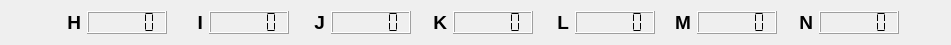
   <widget class="QWidget" name="horizontalLayoutWidget_5">
    <property name="geometry">
     <rect>
      <x>410</x>
      <y>420</y>
      <width>951</width>
      <height>41</height>
     </rect>
    </property>
    <layout class="QHBoxLayout" name="horizontalLayout_10">
     <item>
      <layout class="QHBoxLayout" name="horizontalLayout_12">
       <item>
        <layout class="QHBoxLayout" name="horizontalLayout_13">
         <item>
          <layout class="QHBoxLayout" name="horizontalLayout_6">
           <item>
            <widget class="QLabel" name="label_6">
             <property name="minimumSize">
              <size>
               <width>30</width>
               <height>0</height>
              </size>
             </property>
             <property name="maximumSize">
              <size>
               <width>30</width>
               <height>80</height>
              </size>
             </property>
             <property name="font">
              <font>
               <pointsize>14</pointsize>
               <weight>75</weight>
               <bold>true</bold>
              </font>
             </property>
             <property name="text">
              <string>H</string>
             </property>
             <property name="alignment">
              <set>Qt::AlignRight|Qt::AlignTrailing|Qt::AlignVCenter</set>
             </property>
            </widget>
           </item>
           <item>
            <widget class="QLCDNumber" name="lcdNumber_H">
             <property name="minimumSize">
              <size>
               <width>50</width>
               <height>0</height>
              </size>
             </property>
             <property name="maximumSize">
              <size>
               <width>80</width>
               <height>80</height>
              </size>
             </property>
             <property name="smallDecimalPoint">
              <bool>true</bool>
             </property>
             <property name="segmentStyle">
              <enum>QLCDNumber::Flat</enum>
             </property>
            </widget>
           </item>
           <item>
            <widget class="QLabel" name="label_17">
             <property name="minimumSize">
              <size>
               <width>30</width>
               <height>0</height>
              </size>
             </property>
             <property name="maximumSize">
              <size>
               <width>30</width>
               <height>80</height>
              </size>
             </property>
             <property name="font">
              <font>
               <pointsize>14</pointsize>
               <weight>75</weight>
               <bold>true</bold>
              </font>
             </property>
             <property name="text">
              <string>I</string>
             </property>
             <property name="alignment">
              <set>Qt::AlignRight|Qt::AlignTrailing|Qt::AlignVCenter</set>
             </property>
            </widget>
           </item>
           <item>
            <widget class="QLCDNumber" name="lcdNumber_I">
             <property name="sizePolicy">
              <sizepolicy hsizetype="Minimum" vsizetype="Minimum">
               <horstretch>0</horstretch>
               <verstretch>0</verstretch>
              </sizepolicy>
             </property>
             <property name="minimumSize">
              <size>
               <width>50</width>
               <height>0</height>
              </size>
             </property>
             <property name="maximumSize">
              <size>
               <width>80</width>
               <height>80</height>
              </size>
             </property>
             <property name="smallDecimalPoint">
              <bool>true</bool>
             </property>
             <property name="segmentStyle">
              <enum>QLCDNumber::Flat</enum>
             </property>
            </widget>
           </item>
           <item>
            <widget class="QLabel" name="label_18">
             <property name="minimumSize">
              <size>
               <width>30</width>
               <height>0</height>
              </size>
             </property>
             <property name="maximumSize">
              <size>
               <width>30</width>
               <height>80</height>
              </size>
             </property>
             <property name="font">
              <font>
               <pointsize>14</pointsize>
               <weight>75</weight>
               <bold>true</bold>
              </font>
             </property>
             <property name="text">
              <string>J</string>
             </property>
             <property name="alignment">
              <set>Qt::AlignRight|Qt::AlignTrailing|Qt::AlignVCenter</set>
             </property>
            </widget>
           </item>
           <item>
            <widget class="QLCDNumber" name="lcdNumber_J">
             <property name="minimumSize">
              <size>
               <width>50</width>
               <height>0</height>
              </size>
             </property>
             <property name="maximumSize">
              <size>
               <width>80</width>
               <height>80</height>
              </size>
             </property>
             <property name="smallDecimalPoint">
              <bool>true</bool>
             </property>
             <property name="segmentStyle">
              <enum>QLCDNumber::Flat</enum>
             </property>
            </widget>
           </item>
           <item>
            <widget class="QLabel" name="label_19">
             <property name="minimumSize">
              <size>
               <width>30</width>
               <height>0</height>
              </size>
             </property>
             <property name="maximumSize">
              <size>
               <width>30</width>
               <height>80</height>
              </size>
             </property>
             <property name="font">
              <font>
               <pointsize>14</pointsize>
               <weight>75</weight>
               <bold>true</bold>
              </font>
             </property>
             <property name="layoutDirection">
              <enum>Qt::LeftToRight</enum>
             </property>
             <property name="text">
              <string>K</string>
             </property>
             <property name="alignment">
              <set>Qt::AlignRight|Qt::AlignTrailing|Qt::AlignVCenter</set>
             </property>
            </widget>
           </item>
           <item>
            <widget class="QLCDNumber" name="lcdNumber_K">
             <property name="minimumSize">
              <size>
               <width>50</width>
               <height>0</height>
              </size>
             </property>
             <property name="maximumSize">
              <size>
               <width>80</width>
               <height>80</height>
              </size>
             </property>
             <property name="smallDecimalPoint">
              <bool>true</bool>
             </property>
             <property name="segmentStyle">
              <enum>QLCDNumber::Flat</enum>
             </property>
            </widget>
           </item>
           <item>
            <widget class="QLabel" name="label_20">
             <property name="minimumSize">
              <size>
               <width>30</width>
               <height>0</height>
              </size>
             </property>
             <property name="maximumSize">
              <size>
               <width>30</width>
               <height>80</height>
              </size>
             </property>
             <property name="font">
              <font>
               <pointsize>14</pointsize>
               <weight>75</weight>
               <bold>true</bold>
              </font>
             </property>
             <property name="layoutDirection">
              <enum>Qt::LeftToRight</enum>
             </property>
             <property name="text">
              <string>L</string>
             </property>
             <property name="alignment">
              <set>Qt::AlignRight|Qt::AlignTrailing|Qt::AlignVCenter</set>
             </property>
            </widget>
           </item>
           <item>
            <widget class="QLCDNumber" name="lcdNumber_L">
             <property name="minimumSize">
              <size>
               <width>50</width>
               <height>0</height>
              </size>
             </property>
             <property name="maximumSize">
              <size>
               <width>80</width>
               <height>80</height>
              </size>
             </property>
             <property name="smallDecimalPoint">
              <bool>true</bool>
             </property>
             <property name="segmentStyle">
              <enum>QLCDNumber::Flat</enum>
             </property>
            </widget>
           </item>
           <item>
            <widget class="QLabel" name="label_21">
             <property name="minimumSize">
              <size>
               <width>30</width>
               <height>0</height>
              </size>
             </property>
             <property name="maximumSize">
              <size>
               <width>30</width>
               <height>80</height>
              </size>
             </property>
             <property name="font">
              <font>
               <pointsize>14</pointsize>
               <weight>75</weight>
               <bold>true</bold>
              </font>
             </property>
             <property name="layoutDirection">
              <enum>Qt::LeftToRight</enum>
             </property>
             <property name="text">
              <string>M</string>
             </property>
             <property name="alignment">
              <set>Qt::AlignRight|Qt::AlignTrailing|Qt::AlignVCenter</set>
             </property>
            </widget>
           </item>
           <item>
            <widget class="QLCDNumber" name="lcdNumber_M">
             <property name="minimumSize">
              <size>
               <width>50</width>
               <height>0</height>
              </size>
             </property>
             <property name="maximumSize">
              <size>
               <width>80</width>
               <height>80</height>
              </size>
             </property>
             <property name="smallDecimalPoint">
              <bool>true</bool>
             </property>
             <property name="segmentStyle">
              <enum>QLCDNumber::Flat</enum>
             </property>
            </widget>
           </item>
           <item>
            <widget class="QLabel" name="label_22">
             <property name="minimumSize">
              <size>
               <width>30</width>
               <height>0</height>
              </size>
             </property>
             <property name="maximumSize">
              <size>
               <width>30</width>
               <height>80</height>
              </size>
             </property>
             <property name="font">
              <font>
               <pointsize>14</pointsize>
               <weight>75</weight>
               <bold>true</bold>
              </font>
             </property>
             <property name="layoutDirection">
              <enum>Qt::LeftToRight</enum>
             </property>
             <property name="text">
              <string>N</string>
             </property>
             <property name="alignment">
              <set>Qt::AlignRight|Qt::AlignTrailing|Qt::AlignVCenter</set>
             </property>
            </widget>
           </item>
           <item>
            <widget class="QLCDNumber" name="lcdNumber_N">
             <property name="minimumSize">
              <size>
               <width>50</width>
               <height>0</height>
              </size>
             </property>
             <property name="maximumSize">
              <size>
               <width>80</width>
               <height>80</height>
              </size>
             </property>
             <property name="smallDecimalPoint">
              <bool>true</bool>
             </property>
             <property name="segmentStyle">
              <enum>QLCDNumber::Flat</enum>
             </property>
            </widget>
           </item>
          </layout>
         </item>
        </layout>
       </item>
      </layout>
     </item>
    </layout>
   </widget>
